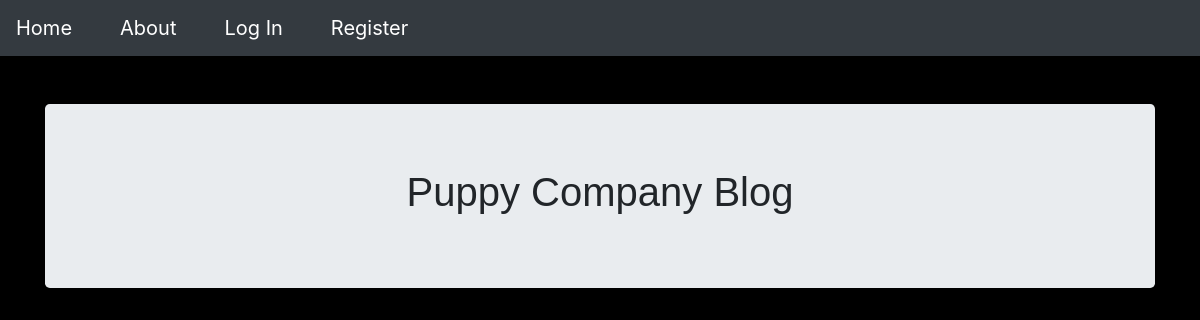
The app's page /, older data.
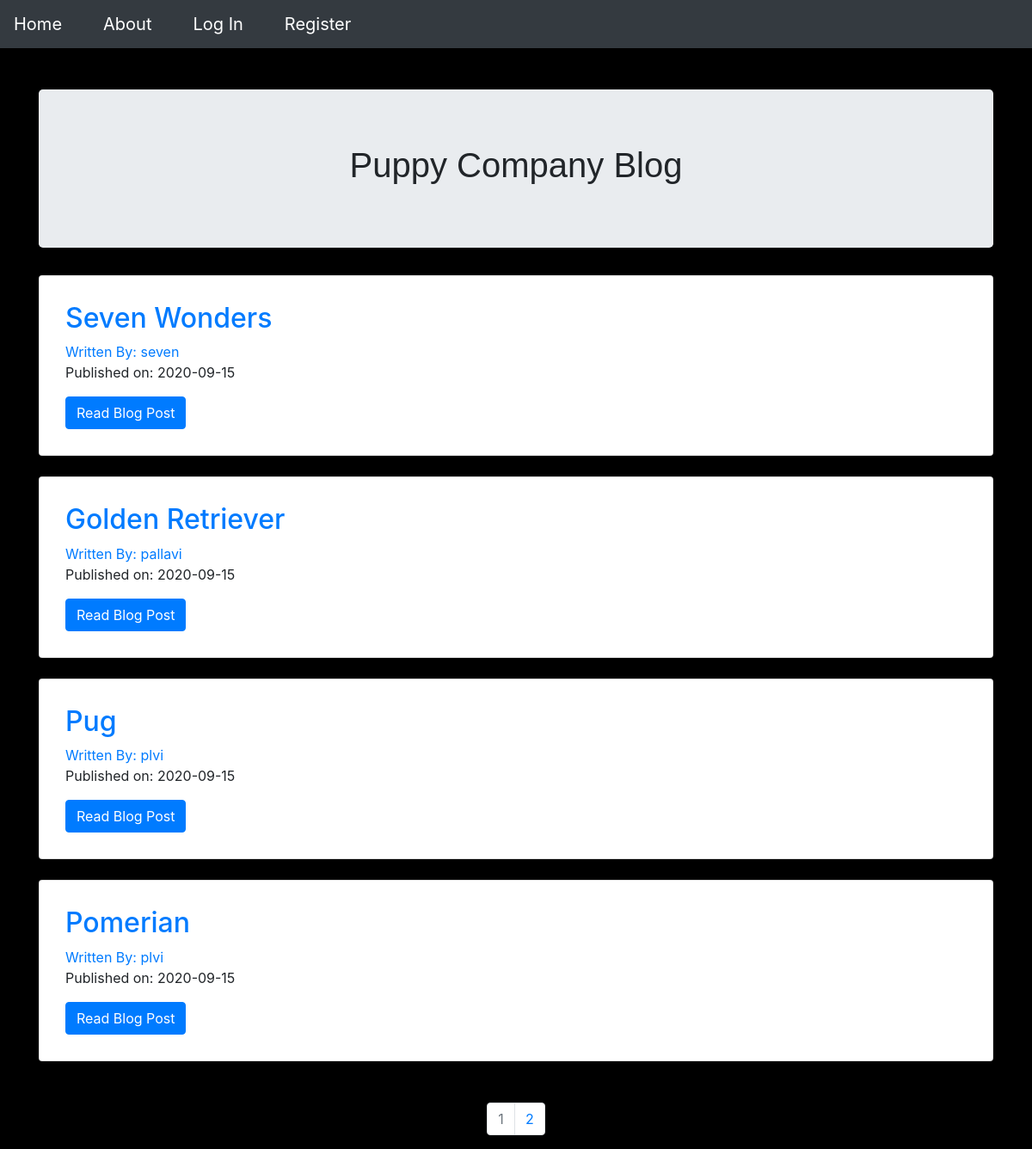
The same page, newer data.
### puppycompanyblog/models.py (models this page shows, shortened)
class BlogPost(db.Model):
    users = db.relationship(User)
    id = db.Column(db.Integer, primary_key=True)
    user_id = db.Column(db.Integer, db.ForeignKey('users.id'), nullable=False)
    date = db.Column(db.DateTime, nullable=False, default=datetime.utcnow)
    title = db.Column(db.String(140), nullable=False)
    text = db.Column(db.Text, nullable=False)

class User(db.Model, UserMixin):
    __tablename__ = 'users'
    id = db.Column(db.Integer, primary_key=True)
    profile_image = db.Column(
        db.String(64), nullable=False, default='default_profile.jpg')
    email = db.Column(db.String(64), unique=True, index=True)
    username = db.Column(db.String(64), unique=True, index=True)
    pasword_hash = db.Column(db.String(128))
    posts = db.relationship('BlogPost', backref='author', lazy=True)

### puppycompanyblog/core/views.py (the view)
@core.route('/')
def index():
    page = request.args.get('page', 1, type=int)
    blog_posts = BlogPost.query.order_by(BlogPost.date.desc()).paginate(page=page, per_page=4)\
    return render_template('index.html', blog_posts=blog_posts)

### puppycompanyblog/templates/index.html
{% extends "base.html" %} {% block content %}
<div class="jumbotron">
  <center>
    <h1 style="font-family:'Lucida Sans', 'Lucida Sans Regular', 'Lucida Grande', 'Lucida Sans Unicode', Geneva, Verdana, sans-serif">Puppy Company Blog</h1>
  </center>
</div>
<div class="conatiner">
  {% for post in blog_posts.items %}
  <div class="card" style="padding: 30px;">
    <div class="card-cody">
      <h2>
        <a
          href="{{url_for('blog_posts.blog_post',blog_post_id = post.id)}}"
          class="card-title"
          >{{post.title}}</a
        >
      </h2>
      <a href="{{url_for('users.user_posts',username=post.author.username)}}"
        >Written By: {{post.author.username}}</a
      >
      <p>Published on: {{post.date.strftime('%Y-%m-%d')}}</p>
      <a
        href="{{url_for('blog_posts.blog_post',blog_post_id = post.id)}}"
        class="btn btn-primary"
        >Read Blog Post</a
      >
    </div>
  </div>
  <br>
  {% endfor %}
</div>
<br>
<nav aria-label="Page navigation example">
  <ul class="pagination justify-content-center">
    {% for page_num in blog_posts.iter_pages(left_edge=1,right_edge=1,left_current=1,right_current=2) %}
      {%if blog_posts.page == page_num %}
      <li class="page-item disabled">
        <a href="{{url_for('core.index',page=page_num)}}" class="page-link">{{page_num}}</a>
      </li>
      {% else %}
      <li class="page-item">
        <a href="{{url_for('core.index',page=page_num)}}" class="page-link">{{page_num}}</a>
      </li>
      {% endif %}
    {% endfor %}
  </ul>
</nav
{% endblock %}

### puppycompanyblog/templates/base.html (shortened to what this page needs)
<!DOCTYPE html>
<html lang="en">
  <head>
    <link
      rel="stylesheet"
      href="https://stackpath.bootstrapcdn.com/bootstrap/4.5.2/css/bootstrap.min.css"
    />
  </head>
  <body style="background-color: black">
    <nav>
      <ul class="nav bg-light navbar-dark bg-dark">
        <li class="nav-link">
          <a href="{{url_for('core.index')}}" class="navbar-brand">Home</a>
        </li>
        <li class="nav-link">
          <a href="{{url_for('core.info')}}" class="navbar-brand">About</a>
        </li>
        {% if current_user.is_authenticated %}
        <li class="nav-link">
          <a href="{{url_for('users.logout')}}" class="navbar-brand">Logout</a>
        </li>
        <li class="nav-link">
          <a href="{{url_for('users.account')}}" class="navbar-brand"
            >Account</a
          >
        </li>
        <li class="nav-link">
          <a href="{{url_for('blog_posts.create_post')}}" class="navbar-brand"
            >Create Post</a
          >
        </li>
        {% else %}
        <li class="nav-link">
          <a href="{{url_for('users.login')}}" class="navbar-brand">Log In</a>
        </li>
        <li class="nav-link">
          <a href="{{url_for('users.register')}}" class="navbar-brand"
            >Register</a
          >
        </li>
        {% endif %}
      </ul>
    </nav>
    <br />
    <br />
    <div class="container">{% block content %} {% endblock %}</div>
  </body>
</html>

Row changes from the older to the newer data that the page shows:
added BlogPost: title "Seven Wonders", author.username "seven", date "2020-09-15"
added BlogPost: title "Golden Retriever", author.username "pallavi", date "2020-09-15"
added BlogPost: title "Pug", author.username "plvi", date "2020-09-15"
added BlogPost: title "Pomerian", author.username "plvi", date "2020-09-15"
Text that changed along with them:
new list line: "1"
new list line: "2"
